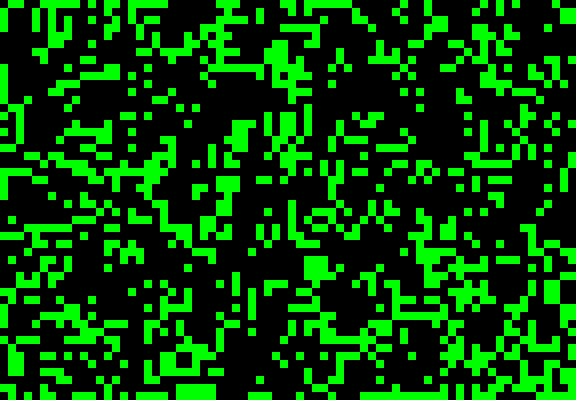
Frame 1 (no input)
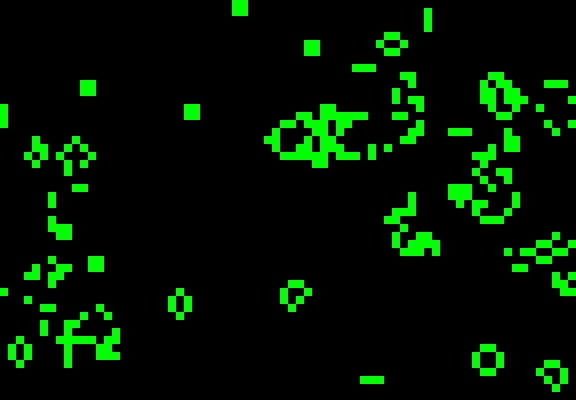
Frame 60 (the mouse pressed at the canvas centre just before this capture)
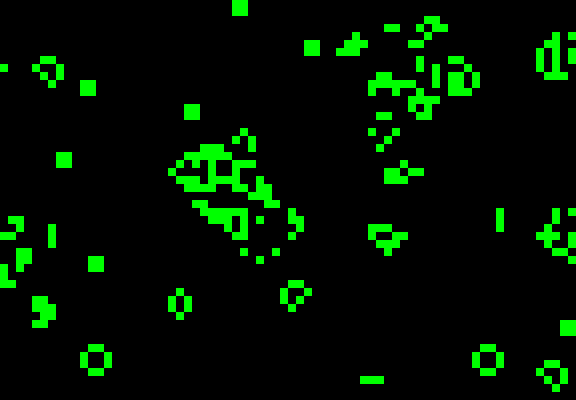
Frame 120 (the mouse held since frame 60 and released just before this capture)

The Processing sketch that drew these frames (run headless with seeded random() and noise(); from frame 60 on, the mouse is pressed at the canvas centre):

// Processing sketch: VideoEmuGameOfLife
// ── VideoEmuGameOfLife.pde
int RED = 0xf0000;
int GREEN = 0x0c000;
int BLUE = 0xf4000;
int ROWS = 50;
int COLS = 72; //not 80
int WH=ROWS*COLS;
int mem[] = new int[1024*1024];

void setup() {
  size(576, 400);
  noSmooth();
  frameRate(10);
  //noLoop();
  init();
}

void setDot(int x, int y) {
  for (int j=0; j<4; j++)
    mem[GREEN + y*COLS*4+x*4 + j] = 255;
}

void init() {
  for (int i=0; i<WH; i++) {
    int v = random(1)<.5 ? 255 : 0;
    for (int j=0; j<4; j++)
      mem[GREEN + i*4+j] = v;
  }

  //setDot(10, 5); //x,y
  //setDot(11, 5); //x,y
  //setDot(10, 4); //x,y
}

void nextgen() {

  //update cells for next gen - store info in highest bits of cell
  for (int i=0; i<WH; i++) {
    int n = countNeighboursUpTo3(i);
    int b = (n==2) ? 32 : (n==3) ? 64 : 0;
    mem[GREEN + i*4] ^= b; //xor: toggle bit 5 or 6 based on num neighbours
  }

  //redraw cells
  for (int i=0; i<WH; i++) {
    int c = mem[GREEN + i*4];
    boolean nextState = c>=128 ? ((c&64)==0||(c&32)==0) : c>=64 ;  //alive ? n==2or3 : n==3

    for (int j=0; j<4; j++)
      mem[GREEN + i*4+j] = nextState ? 255 : 0;
  }
}

int countNeighboursUpTo3(int p) {
  int nb[] = {-1, 1, -COLS, COLS, -COLS-1, -COLS+1, COLS-1, COLS+1};
  int n=0;
  for (int i=0; i<nb.length; i++)
    if (mem[GREEN + p*4 + nb[i]*4]>=128) n++; // && ++n>3  count to max 3 for bit7==1
  return n; //0,1 or 2
}

void draw() {
  nextgen();
  //scale(3);
  image(getVRAM(), 0, 0, width, height);
}

PImage getVRAM() {
  PImage img = createImage(576, 200, RGB);
  img.loadPixels();
  for (int y=0, bit=0, j=0; y<img.height; y++) {
    for (int x=0; x<img.width; x++, bit=128>>(x%8), j++) {
      int i=int(y/4)*img.width/2+(y%4)+int(x/8)*4;
      int r = (mem[RED+i] & bit)>0 ? 255 : 0;
      int g = (mem[GREEN+i] & bit)>0 ? 255 : 0;
      int b = (mem[BLUE+i] & bit)>0 ? 255 : 0;
      img.pixels[j] = color(r, g, b);
    }
  }
  img.updatePixels();
  return img;
}

void keyPressed() {
  if (key=='r') init();
  if (key==' ') redraw();
  if (key=='p') noLoop();
  if (key=='P') loop();
}
